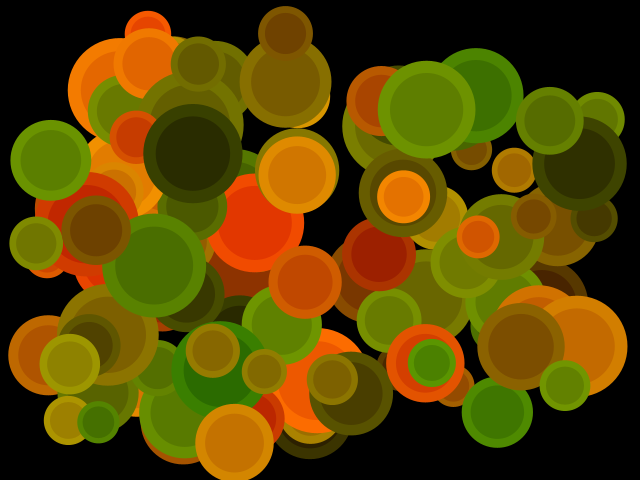
Frame 1 (no input)
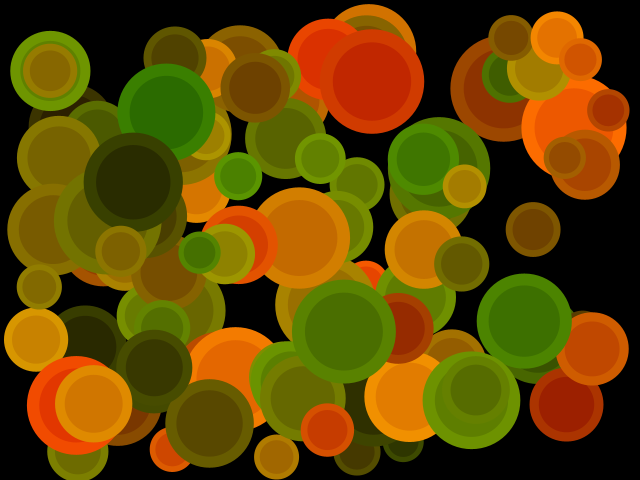
Frame 60 (the mouse pressed at the canvas centre just before this capture)
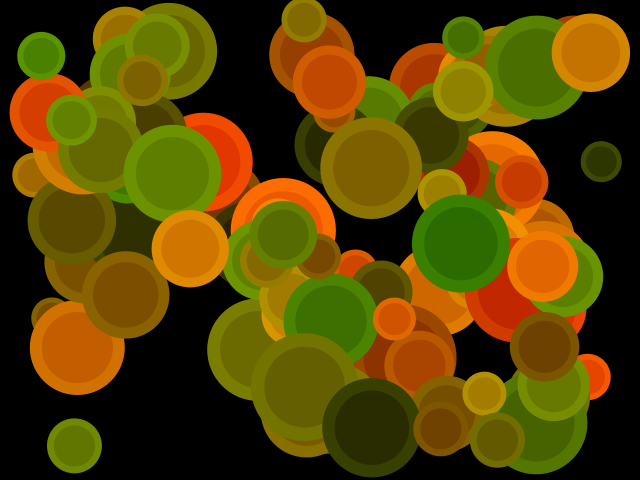
Frame 120 (the mouse held since frame 60 and released just before this capture)

The Processing sketch that drew these frames (run headless with seeded random() and noise(); from frame 60 on, the mouse is pressed at the canvas centre):

// Processing sketch: example04
// ── example04.pde
/////////////////////////////////////////////// всё о шариках
int count = 100;
float[] r, x, y, dx, dy;
color[] c;

void define(int i)
{
  r[i] = random(20, 55); 
  x[i] = random(r[i], width - r[i]); y[i] = random(r[i], height - r[i]);
  dx[i] = random(3, 5) * zrandom(); dy[i] = random(3, 5) * zrandom();
  c[i] = color(irandom(55, 255), irandom(50, 150), 0);
}

void drawing(int i)
{
  x[i] += dx[i]; y[i] += dy[i];
  if ((x[i] > (width - r[i])) || (x[i] < r[i])) dx[i] = - dx[i];
  if ((y[i] > (height - r[i])) || (y[i] < r[i])) dy[i] = - dy[i];  
  circle(x[i], y[i], r[i], c[i]);
  circle(x[i], y[i], r[i] * 0.75, color(red(c[i]) - 15, green(c[i]) - 20, 0));
}

/////////////////////////////////////////////// обязательные функции
void setup()
{ 
  size(640, 480); smooth(); noStroke(); frameRate(25);
  x = new float[count]; y = new float[count]; r = new float[count];
  dx = new float[count]; dy = new float[count]; c = new color[count];
  for (int i = 0; i < count; i++) define(i);
}

void draw()
{   
  background(0, 0, 0);
  for (int i = 0; i < count; i++) drawing(i);
}

/////////////////////////////////////////////// вспомогательные функции
int irandom(int m) { return (int)random(m + 1.0); }
int irandom(int mn, int mx) { return (int)random(mn, mx + 1.0); }
int zrandom() { return 1 - 2 * irandom(1); }

void circle(float x, float y, float r, color c) { fill(c); ellipse(x, y, r * 2, r * 2); }
